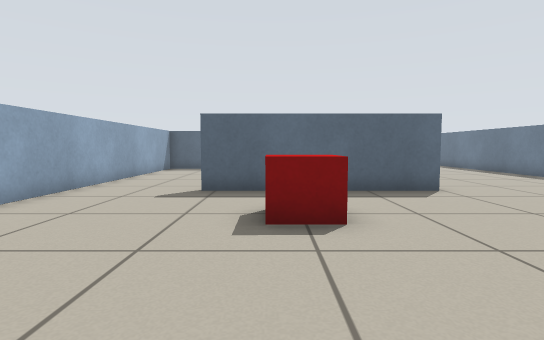
view 1 (above)

16 first-person views from a walk through a robot-simulator world made for Stage. The camera is 0.57 m above the floor, tilts 4° down and sees 80° across. The lines on the ground mark 1 m squares. The floor is counted in squares, 0.5 m on a side. Each view is taken from the middle of a square. On the plan, view 1 faces up. The plan holds only what a view shows up to about 13 squares ahead; the rest is blank. The robots in the file are not drawn.

view 2
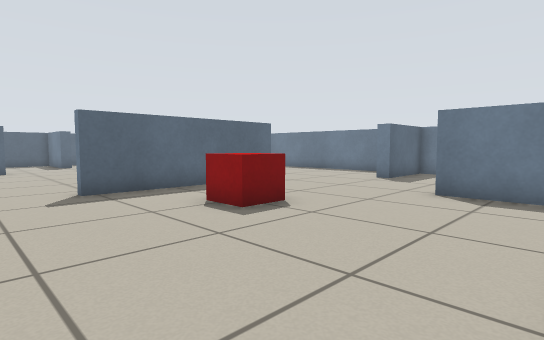

view 3
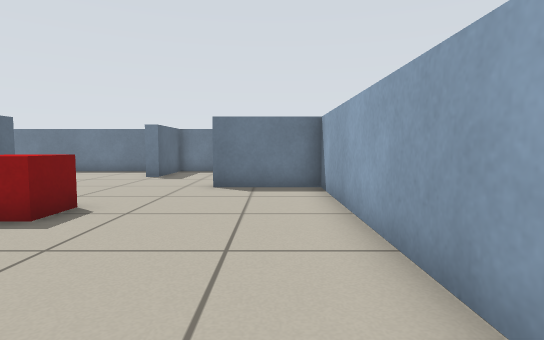

view 4
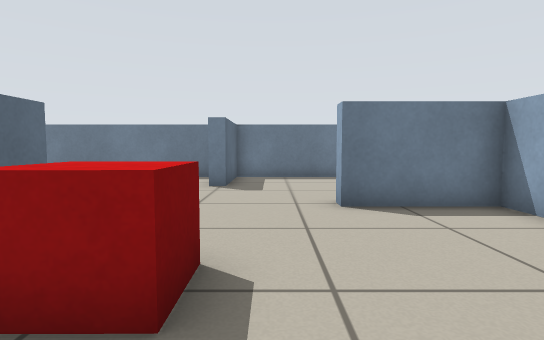

view 5
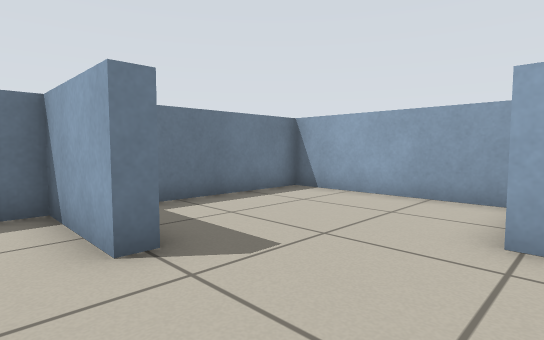

view 6
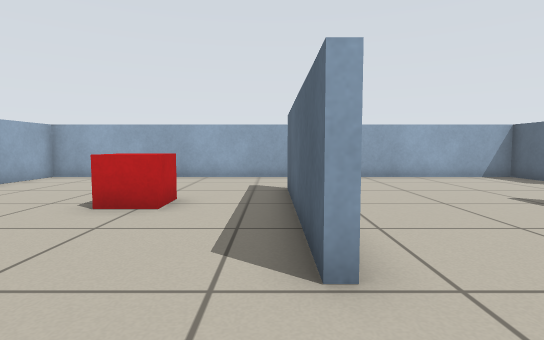

view 7
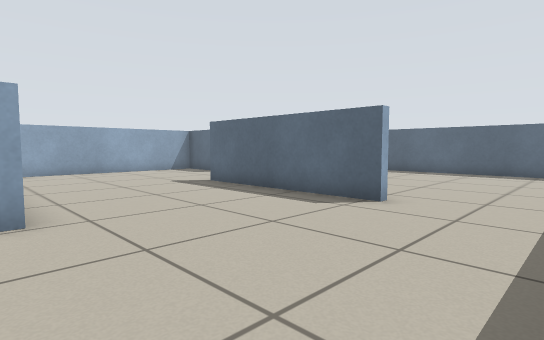

view 8
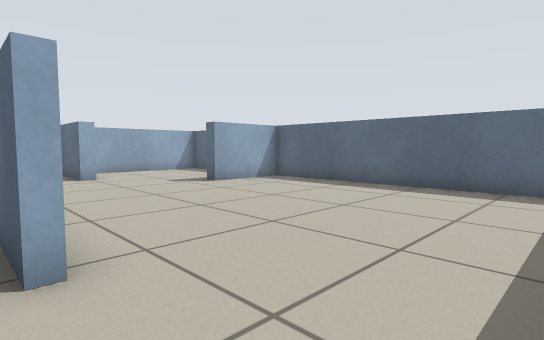

view 9
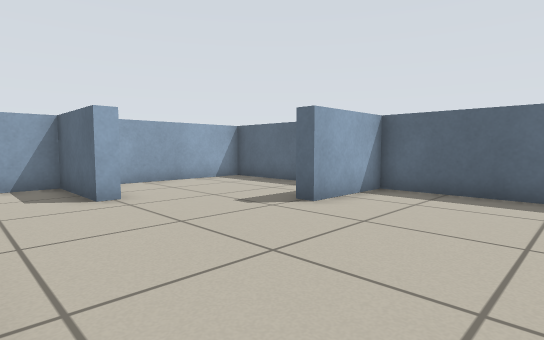

view 10
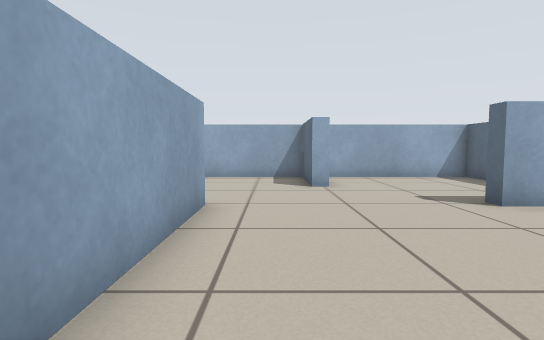

view 11
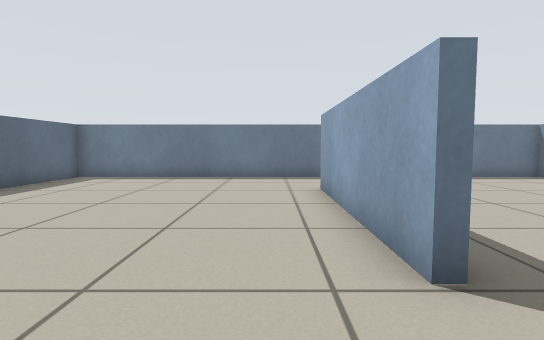

view 12
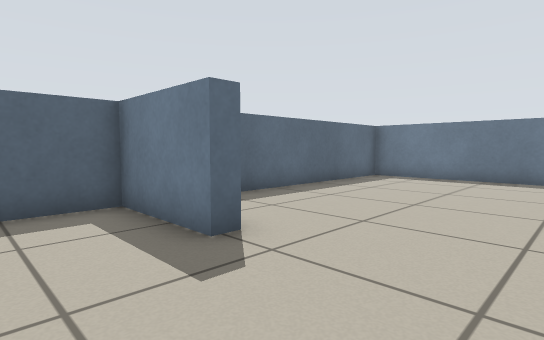

view 13
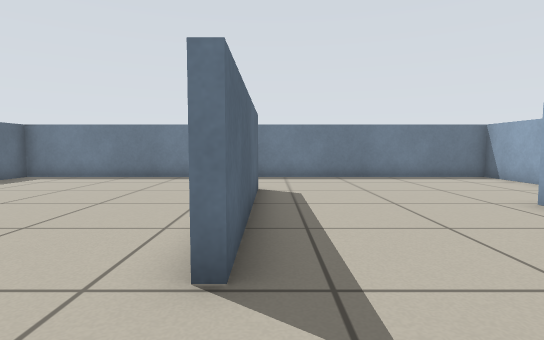

view 14
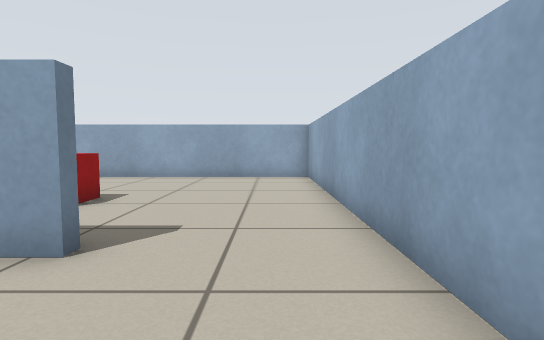

view 15
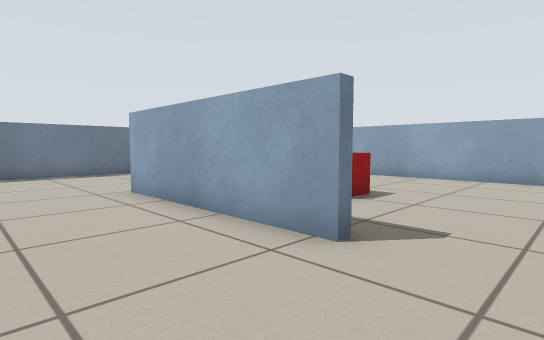

view 16
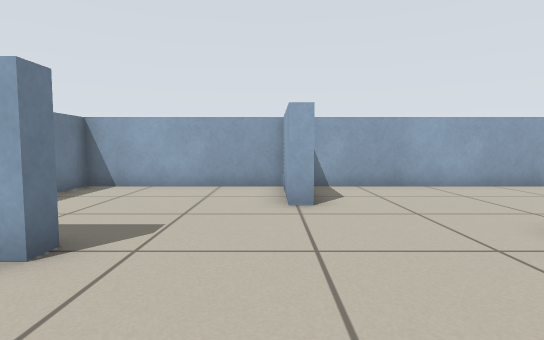

### Floor plan
Ten units are one square. View 1 is at (0, 0); x grows to the right and y downward. Boxes are objects, and circles mark ways between rooms. Rooms are numbered by the first view taken in them; rooms with no view inside come last. Other rooms are left out.
<svg viewBox="-59 -239 168 248">
<path fill="none" stroke="#000" d="M45 -84 -19 -84M46 4 104 4 104 -53 74 -53 74 -58 84 -58M-54 -95 -54 4 42 4 42 -27 47 -27 47 -1M69 -144 6 -144 6 -147 69 -147M-23 -178 -23 -172 -54 -172 -54 -95M-19 -87 45 -87M84 -58 104 -58 104 -234 8 -234 8 -204 3 -204 3 -234 -54 -234 -54 -181"/>
<rect x="-5" y="-65" width="20" height="20" fill="#bbb"><title>red box</title></rect>
<circle cx="-40" cy="-87" r="3" fill="#2a7"/>
<circle cx="65" cy="-70" r="3" fill="#2a7"/>
<text x="20" y="-40">1</text>
<text x="30" y="-160">2</text>
</svg>
Room 1 opens to room 2.

Where each view was taken, in squares from view 1:
view 1: 0 up, 0 right, facing up
view 2: 0 up, 4 left, facing up-right
view 3: 1 up, 5 left, facing right
view 4: 4 up, 2 left, facing right
view 5: 7 up, 4 right, facing down-right
view 6: 8 up, 7 right, facing left
view 7: 8 up, 10 right, facing up-left
view 8: 14 up, 10 right, facing up-left
view 9: 15 up, 5 right, facing up-left
view 10: 16 up, 7 right, facing left
view 11: 16 up, 2 left, facing right
view 12: 17 up, 2 left, facing up-right
view 13: 14 up, 2 left, facing right
view 14: 12 up, 4 left, facing down
view 15: 12 up, 4 left, facing down-right
view 16: 9 up, 5 right, facing down
